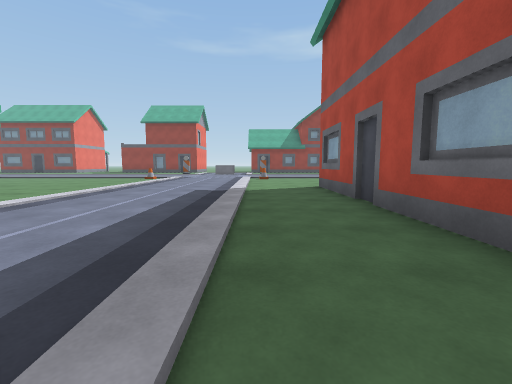
View 1 (above)

19 first-person views from a walk through a 3-D level made in the Unity game engine. The camera is 1.2 m above the floor, tilts 6° down and sees 90° across. The floor is counted in squares, 2 m on a side. Each view is taken from the middle of a square. On the plan, view 1 faces up. The plan holds only what a view shows up to about 9 squares ahead; the rest is blank. The place goes on beyond the plan. The player character is not drawn. Some surface patterns are stand-ins.

View 2
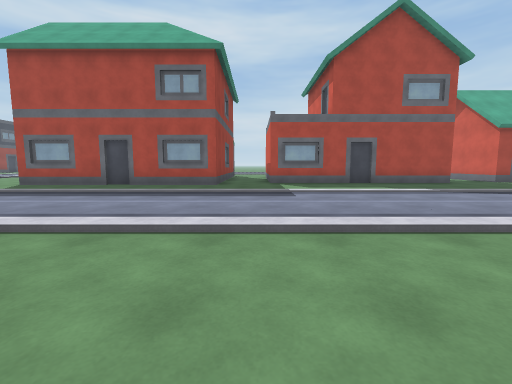

View 3
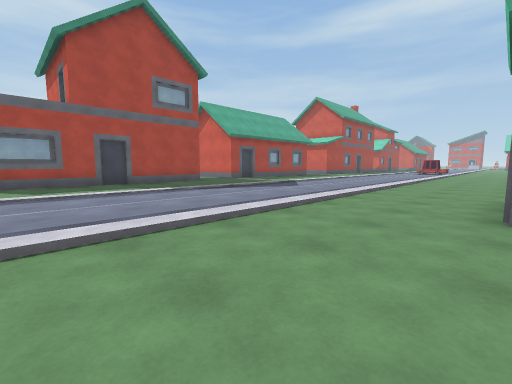

View 4
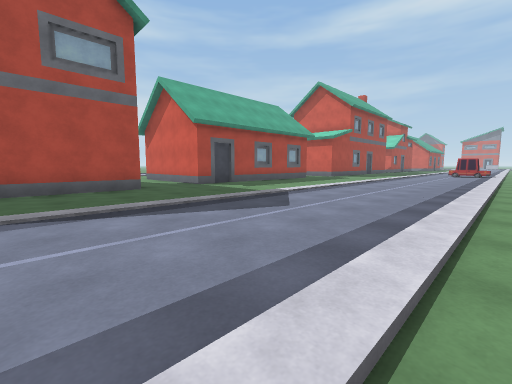

View 5
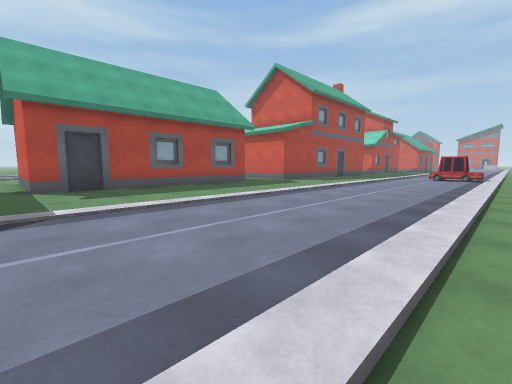

View 6
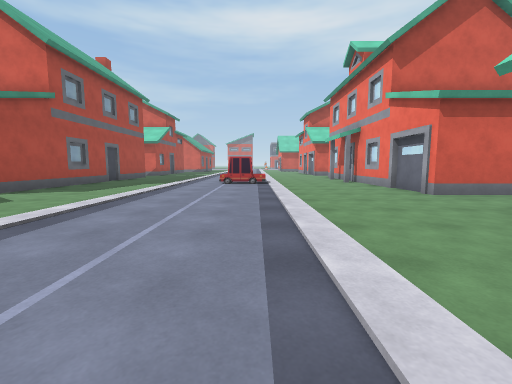

View 7
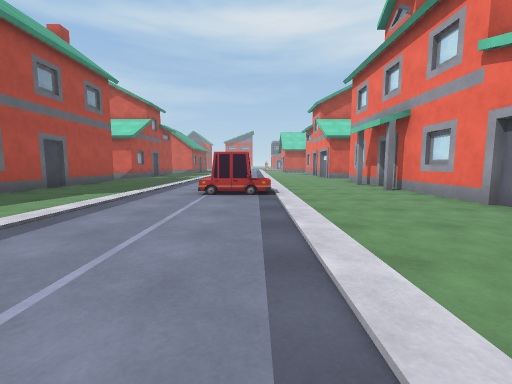

View 8
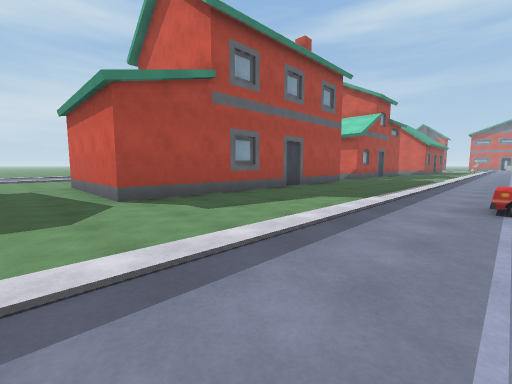

View 9
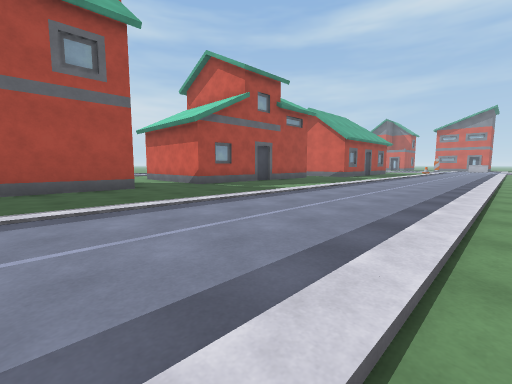

View 10
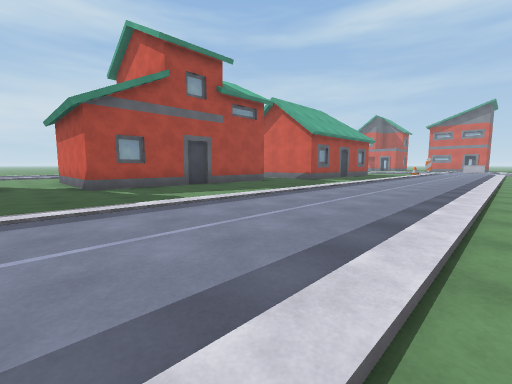

View 11
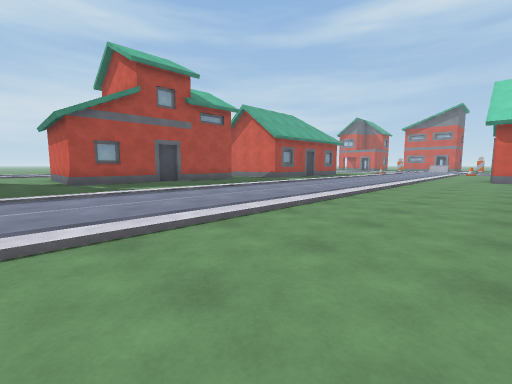

View 12
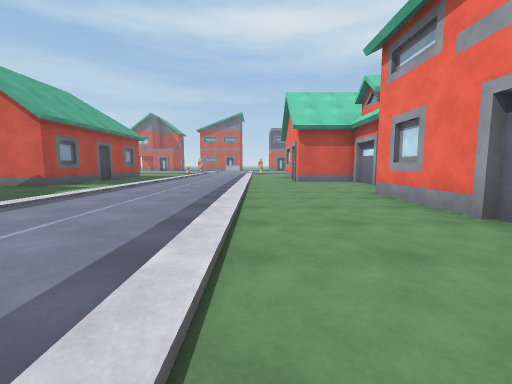

View 13
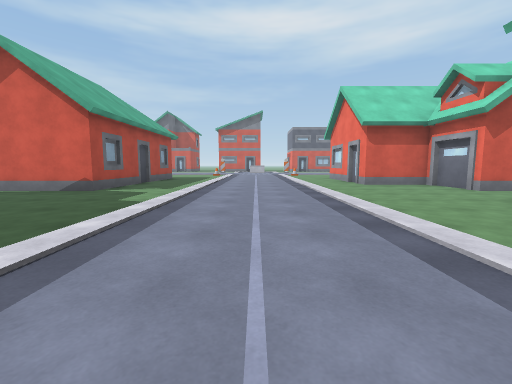

View 14
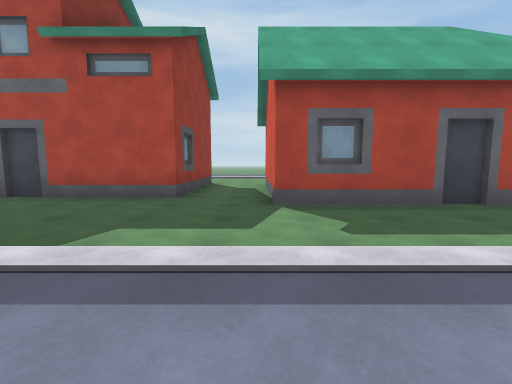

View 15
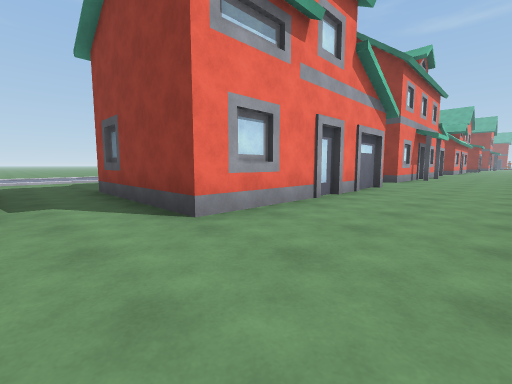

View 16
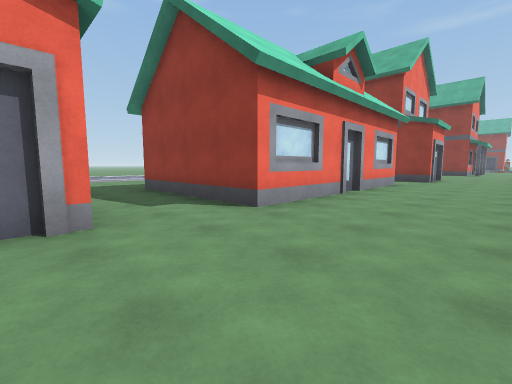

View 17
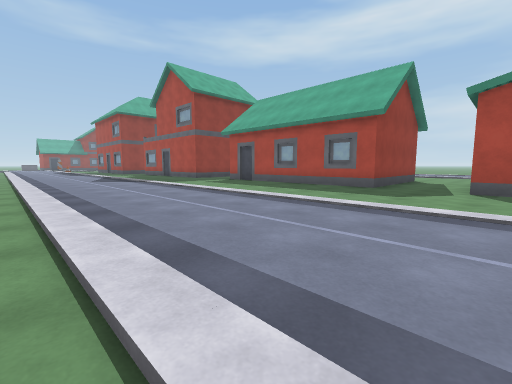

View 18
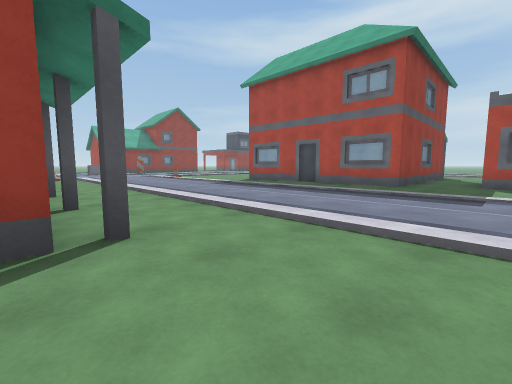

View 19
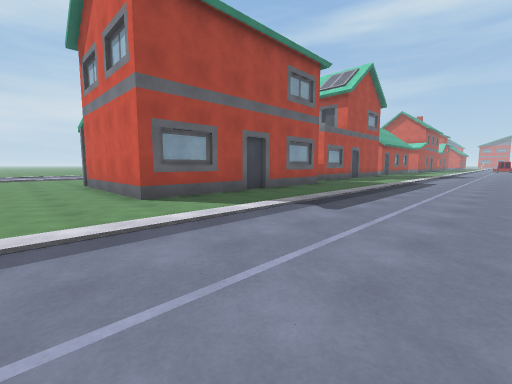

### Floor plan
Key: @ floor where view 1 was taken; # wall or solid block; . floor; / step, stairs or slope; O other object.
Columns run from 14 left of view 1 to 10 right of it. Each row starts with its distance up from view 1.
  9       ......../.........
  8       ......../.........
  7        ......./.#####..
  6         ....../.O
  5          ...../.#
  4          ...../.#
  3          ...../.#
  2         O...../.O
  1         .#..../.....
  0         ......@.....
 -1        O....../..O
 -2         ....../..#
 -3         ....../..#
 -4         ....../..#
 -5         #...../..#
 -6         #...../..#
 -7        ......./....
 -8        ......./.....
 -9        #....../..#
-10        #....../..#
-11        #....../..#
-12        #....../..#
-13       ##....../..#
-14 /...###O....../..####O
-15 /............./..........
-16     ........../..........
-17       ##....../..#
-18        #....../..#
-19        #...OO./..#
-20        #...OO./..#
-21        ##...../..#
-22        ##...../..#
-23        #....../..#
-24        #....../..#O
-25        ......./........
-26        ......./........
-27        #....../..##
-28        #....../..#
-29        #....../..#
-30        #....../..#
-31       ##....../..#
-32 /...###O....../..####O
-33 /............./.......
-34 /.....O......./.......
-35       #......./.O
-36       #OO...../.#
-37         #...../.#

Positions as (right, up) in squares from view 1, and headings:
1: (0, 0), facing up
2: (-6, 0), facing right
3: (-6, -1), facing down-right
4: (-4, -4), facing down-right
5: (-4, -8), facing down-right
6: (-3, -11), facing down
7: (-3, -14), facing down
8: (-2, -15), facing down-right
9: (-4, -22), facing down-right
10: (-4, -25), facing down-right
11: (-6, -25), facing down-right
12: (-4, -27), facing down
13: (-2, -28), facing down
14: (-2, -34), facing right
15: (-4, -34), facing up-left
16: (-4, -17), facing up-left
17: (-4, -17), facing up-right
18: (-6, -1), facing up-right
19: (-3, 9), facing down-right
